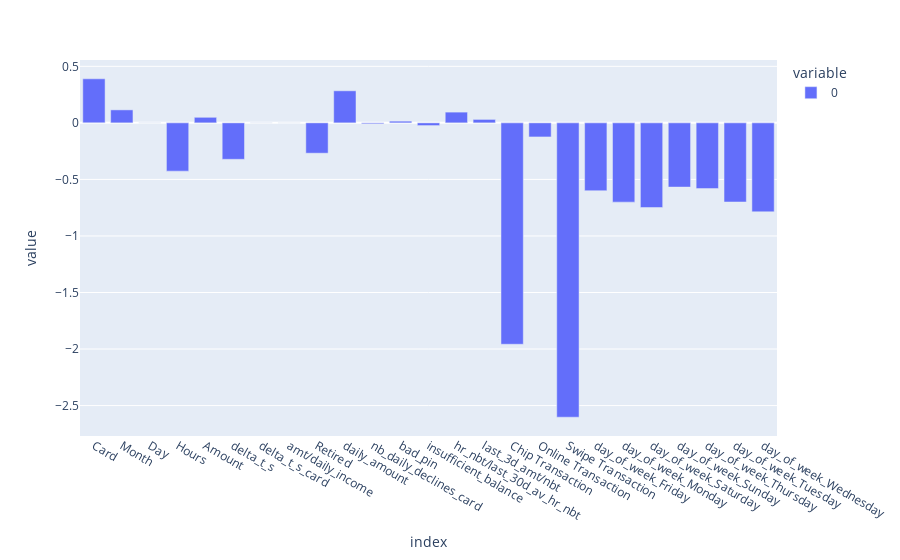

The cell this chart's notebook holds for it:
### Code cell
px.bar(df_coef)

### Figure 1 — Plotly figure (JSON) as saved in the notebook; plotly's stock layout.template omitted (floating-point values rounded to 4 significant figures)
{"data": [{"alignmentgroup": "True", "hovertemplate": "variable=0<br>index=%{x}<br>value=%{y}<extra></extra>", "legendgroup": "0", "marker": {"color": "#636efa", "pattern": {"shape": ""}}, "name": "0", "offsetgroup": "0", "orientation": "v", "showlegend": true, "textposition": "auto", "type": "bar", "x": ["Card", "Month", "Day", "Hours", "Amount", "delta_t_s", "delta_t_s_card", "amt/daily_income", "Retired", "daily_amount", "nb_daily_declines_card", "bad_pin", "insufficient_balance", "hr_nbt/last_30d_av_hr_nbt", "last_3d_amt/nbt", "Chip Transaction", "Online Transaction", "Swipe Transaction", "day_of_week_Friday", "day_of_week_Monday", "day_of_week_Saturday", "day_of_week_Sunday", "day_of_week_Thursday", "day_of_week_Tuesday", "day_of_week_Wednesday"], "xaxis": "x", "y": [0.3897, 0.1149, 0.0003456, -0.4269, 0.04924, -0.3223, 0.0004351, 7.954e-05, -0.2683, 0.2836, -0.008366, 0.01515, -0.02396, 0.0951, 0.03056, -1.958, -0.1245, -2.603, -0.6, -0.701, -0.7486, -0.5678, -0.5812, -0.6997, -0.7866], "yaxis": "y"}], "layout": {"barmode": "relative", "legend": {"title": {"text": "variable"}, "tracegroupgap": 0}, "margin": {"t": 60}, "xaxis": {"anchor": "y", "domain": [0, 1], "title": {"text": "index"}}, "yaxis": {"anchor": "x", "domain": [0, 1], "title": {"text": "value"}}}}
